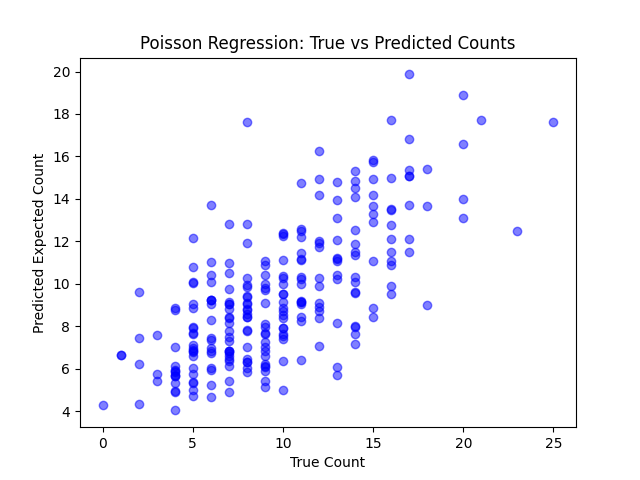
#> input picture ps2/src/poisson/poisson_scatter.png, 640 x 480 px, given in place of peppers-small.tiff, which was not available
$ python k_means.py
#> lines starting #> are read from the running program, lines starting #| are printed output that depends on the picture; after the words box and inside, x2 and y2 are one past the last pixel; in counts of white or black regions, pixels touching at a corner belong together; pictures that were not available may be replaced by others from this repository, and a replacement may not be noted
from __future__ import division, print_function
import argparse
import matplotlib.image as mpimg
import matplotlib.pyplot as plt
import numpy as np
import os
import random
from pathlib import Path

DATA_DIR = Path(__file__).parent
PLOTS_DIR = DATA_DIR / 'plots'


def init_centroids(num_clusters, image):
    """
    Initialize a `num_clusters` x image_shape[-1] nparray to RGB
    values of randomly chosen pixels of`image`

    Parameters
    ----------
    num_clusters : int
        Number of centroids/clusters
    image : nparray
        (H, W, C) image represented as an nparray

    Returns
    -------
    centroids_init : nparray
        Randomly initialized centroids
    """

    # *** START YOUR CODE ***
    H, W, C = image.shape
    total_pixels = H * W

    pixel_indices = np.random.choice(total_pixels, size=num_clusters, replace=False)

    centroids_init = np.zeros((num_clusters, C))
    for i, idx in enumerate(pixel_indices):
        row = idx // W
        col = idx % W
        centroids_init[i] = image[row, col]
    # *** END YOUR CODE ***

    return centroids_init


def update_centroids(centroids, image, max_iter=30, print_every=10):
    """
    Carry out k-means centroid update step `max_iter` times

    Parameters
    ----------
    centroids : nparray
        The centroids stored as an nparray
    image : nparray
        (H, W, C) image represented as an nparray
    max_iter : int
        Number of iterations to run
    print_every : int
        Frequency of status update

    Returns
    -------
    new_centroids : nparray
        Updated centroids
    """

    # Restructure image to work easier with it
    h, w, c = image.shape

    assignments = np.random.randint(0, centroids.shape[0], (h,w,1))
    new_centroids = centroids.copy()
    # *** START YOUR CODE ***
    for i in range(0, max_iter):
        assignments_old = assignments.copy()
        if i % print_every == 0:
            print(f"Iteration {i}/{max_iter}: K-means clustering in progress...")
            if i > 0:
                centroid_change = np.mean(np.linalg.norm(new_centroids - centroids, axis=1))
                print(f"  Average centroid movement: {centroid_change:.4f}")

        # Update cluster assignments
        assignments = calculate_closest_centroids(new_centroids, image)[:,:,np.newaxis]

        # Update cluster means
        for j in range(0, new_centroids.shape[0]):
            # Find all pixels assigned to this centroid
            mask = (assignments[:, :, 0] == j)

            if np.any(mask):
                # Get pixel values for this cluster
                cluster_pixels = image[mask]
                # Calculate mean color for this centroid
                new_centroids[j] = np.mean(cluster_pixels, axis=0)

        # Converge and break out if assignments are the same:
        if np.array_equal(assignments, assignments_old):
            break
    # *** END YOUR CODE ***

    return new_centroids


def update_image(image, centroids):
    """
    Update RGB values of pixels in `image` by finding
    the closest among the `centroids`

    Parameters
    ----------
    image : nparray
        (H, W, C) image represented as an nparray
    centroids : int
        The centroids stored as an nparray

    Returns
    -------
    image : nparray
        Updated image
    """

    # *** START YOUR CODE ***
    closest_clusters = calculate_closest_centroids(centroids=centroids, image=image)

    # Reconstruct image
    new_image = centroids[closest_clusters]

    return new_image.astype(np.uint8)

def calculate_closest_centroids(centroids, image):
        # Flatten the first two dimensions of image to get (H*W, C) array
    h, w, c = image.shape
    flattened_image = image.reshape(h * w, c)

    # Calculate for each pixel the distance from all centroids in a (h * w, num_centroids, 1) array
    differences = np.linalg.norm(centroids[np.newaxis, :] - flattened_image[:, np.newaxis, :]
, axis=2)

    # Closest assignments per pixel
    return np.argmin(differences, axis=1).reshape(h, w)

def main(args):

    PLOTS_DIR.mkdir(exist_ok=True)

    # Setup
    max_iter = args.max_iter
    print_every = args.print_every
    image_path_small = args.small_path
    image_path_large = args.large_path
    num_clusters = args.num_clusters
    figure_idx = 0

    # Load small image
    image = np.copy(mpimg.imread(image_path_small))
#> image is the input picture: shape (480, 640, 4) float32; mean R, G, B, A 0.957, 0.957, 0.985, 1
    print('[INFO] Loaded small image with shape: {}'.format(np.shape(image)))
#| [INFO] Loaded small image with shape: (480, 640, 4)
    plt.figure(figure_idx)
    figure_idx += 1
    plt.imshow(image)
    plt.title('Original small image')
    plt.axis('off')
    savepath = PLOTS_DIR / 'orig_small.png'
    plt.savefig(savepath, transparent=True, format='png', bbox_inches='tight')

    # Initialize centroids
    print('[INFO] Centroids initialized')
    centroids_init = init_centroids(num_clusters, image)
#> after the loop in init_centroids, `for i, idx in enumerate(pixel_indices):`: centroids_init = 16 rows, first 6: [1, 1, 1, 1], [0.0745, 0.0745, 1, 1], [1, 1, 1, 1], [1, 1, 1, 1], [1, 1, 1, 1], [1, 1, 1, 1]

    # Update centroids
    print(25 * '=')
    print('Updating centroids ...')
    print(25 * '=')
    centroids = update_centroids(centroids_init, image, max_iter, print_every)
#> in update_centroids, `new_centroids = centroids.copy()`: new_centroids has the same summary as centroids_init in init_centroids
#> the loop in update_centroids, `for i in range(0, max_iter):` made 26 passes
#> centroid_change on passes 11, 21: 0.0986, 0.194
#|   Average centroid movement: 0.0986
#|   Average centroid movement: 0.1937
#> pass 1, in update_centroids, `assignments = calculate_closest_centroids(new_centroids, image)[:,:,np..`:
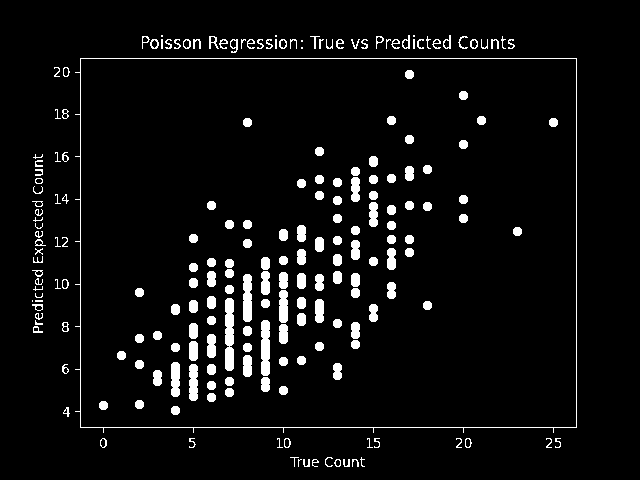
#> assignments: shape (480, 640, 1) int64; values 0 (black) and 1 (white), 5.5% white; 214 white regions (24 under 20 px), largest, box (x1, y1, x2, y2) and area: (75, 58, 577, 433) 1805, (225, 298, 234, 371) 607, (261, 320, 270, 376) 474
#> pass 2, in update_centroids, `assignments = calculate_closest_centroids(new_centroids, image)[:,:,np..`:
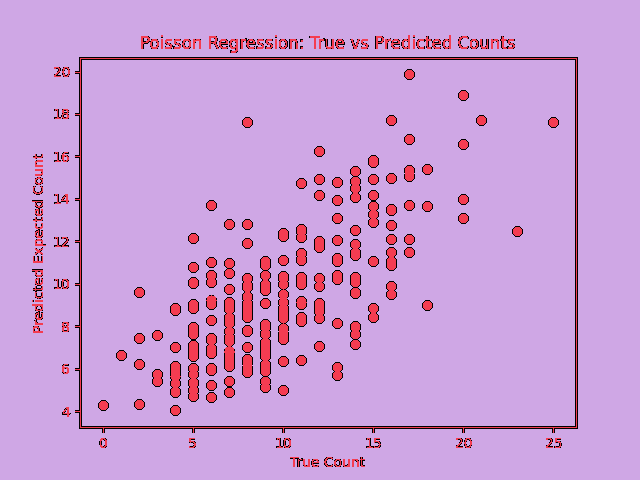
#> assignments: shape (480, 640, 1) int64; 3 distinct labels, from 0 to 2; one colour per label, 0 black
#> pass 3, in update_centroids, `assignments = calculate_closest_centroids(new_centroids, image)[:,:,np..`:
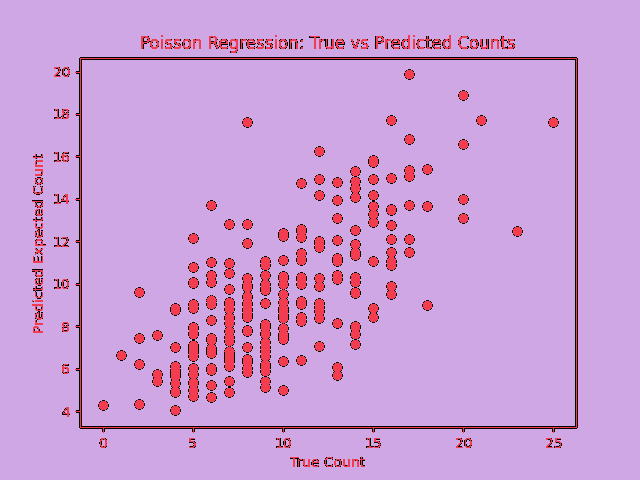
#> assignments: shape (480, 640, 1) int64; 3 distinct labels, from 0 to 2; one colour per label, 0 black
#> after the loop in update_centroids, `for i in range(0, max_iter):`: new_centroids = 16 rows, first 6: [0.352, 0.352, 1, 1], [0.0416, 0.0416, 0.0416, 1], [0.471, 0.471, 0.471, 1], [0.823, 0.823, 0.948, 1], [0.943, 0.943, 0.943, 1], [0.99, 0.99, 0.997, 1]
#> centroids has the same summary as new_centroids in update_centroids

    # Load large image
    image = np.copy(mpimg.imread(image_path_large))
    image.setflags(write=1)
    print('[INFO] Loaded large image with shape: {}'.format(np.shape(image)))
#| [INFO] Loaded large image with shape: (480, 640, 4)
    plt.figure(figure_idx)
    figure_idx += 1
    plt.imshow(image)
    plt.title('Original large image')
    plt.axis('off')
    savepath = PLOTS_DIR / 'orig_large.png'
    plt.savefig(fname=savepath, transparent=True, format='png', bbox_inches='tight')

    # Update large image with centroids calculated on small image
    print(25 * '=')
    print('Updating large image ...')
    print(25 * '=')
    image_clustered = update_image(image, centroids)
#> in calculate_closest_centroids (call 27), `return np.argmin(differences, axis=1).reshape(h, w)`:
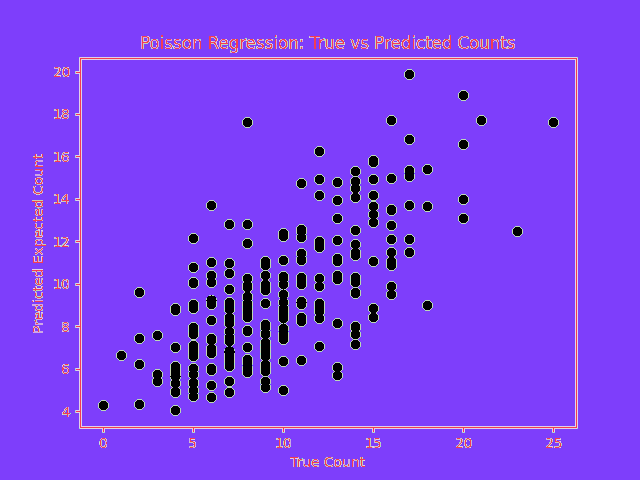
#> returned value: shape (480, 640) int64; 8 distinct labels, from 0 to 7; one colour per label, 0 black
#> in update_image, `new_image = centroids[closest_clusters]`:
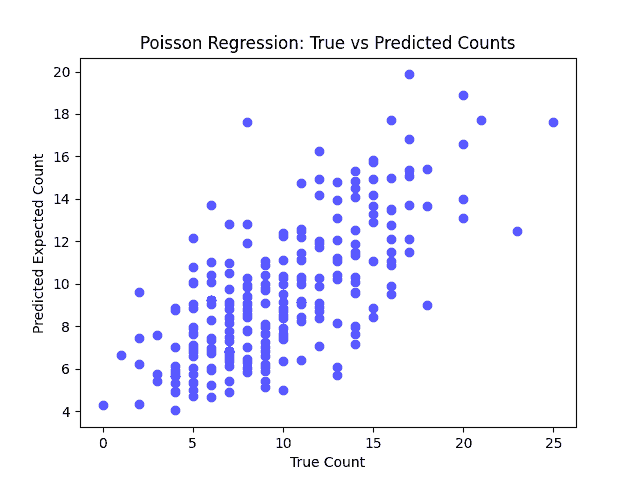
#> new_image: shape (480, 640, 4) float64; mean of channels 0, 1, 2, 3 0.957, 0.957, 0.985, 1; drawn as R, G, B
#> in update_image, `return new_image.astype(np.uint8)`:
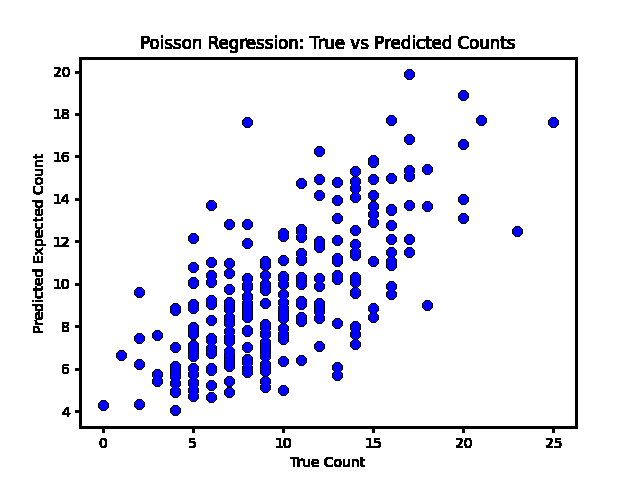
#> returned value: shape (480, 640, 4); mean of channels 0, 1, 2, 3 0.914, 0.914, 0.954, 1; drawn with 1 as white

    plt.figure(figure_idx)
    figure_idx += 1
    plt.imshow(image_clustered)
    plt.title('Updated large image')
    plt.axis('off')
    savepath = PLOTS_DIR / 'updated_large.png'
    plt.savefig(fname=savepath, transparent=True, format='png', bbox_inches='tight')

    print('\nCOMPLETE')


if __name__ == '__main__':
    parser = argparse.ArgumentParser()
    parser.add_argument('--small_path', default=DATA_DIR / 'peppers-small.tiff',
                        help='Path to small image')
    parser.add_argument('--large_path', default=DATA_DIR / 'peppers-large.tiff',
                        help='Path to large image')
    parser.add_argument('--max_iter', type=int, default=150,
                        help='Maximum number of iterations')
    parser.add_argument('--num_clusters', type=int, default=16,
                        help='Number of centroids/clusters')
    parser.add_argument('--print_every', type=int, default=10,
                        help='Iteration print frequency')
    args = parser.parse_args()
    main(args)
